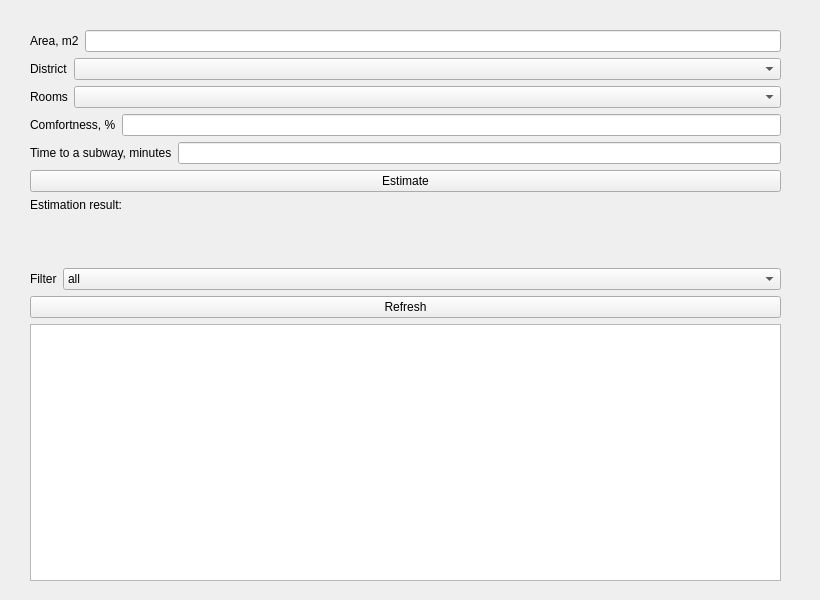
<?xml version="1.0" encoding="UTF-8"?>
<ui version="4.0">
 <class>rentWidget</class>
 <widget class="QWidget" name="rentWidget">
  <property name="geometry">
   <rect>
    <x>0</x>
    <y>0</y>
    <width>820</width>
    <height>600</height>
   </rect>
  </property>
  <property name="sizePolicy">
   <sizepolicy hsizetype="Fixed" vsizetype="Fixed">
    <horstretch>0</horstretch>
    <verstretch>0</verstretch>
   </sizepolicy>
  </property>
  <property name="windowTitle">
   <string>Rent estimator</string>
  </property>
  <widget class="QWidget" name="verticalLayoutWidget">
   <property name="geometry">
    <rect>
     <x>30</x>
     <y>30</y>
     <width>751</width>
     <height>551</height>
    </rect>
   </property>
   <layout class="QVBoxLayout" name="verticalLayout">
    <item>
     <layout class="QHBoxLayout" name="horizontalLayout_2">
      <item>
       <widget class="QLabel" name="label_2">
        <property name="text">
         <string>Area, m2</string>
        </property>
       </widget>
      </item>
      <item>
       <widget class="QLineEdit" name="areaEditBox"/>
      </item>
     </layout>
    </item>
    <item>
     <layout class="QHBoxLayout" name="horizontalLayout_3">
      <item>
       <widget class="QLabel" name="label_3">
        <property name="sizePolicy">
         <sizepolicy hsizetype="Preferred" vsizetype="Preferred">
          <horstretch>0</horstretch>
          <verstretch>0</verstretch>
         </sizepolicy>
        </property>
        <property name="text">
         <string>District</string>
        </property>
       </widget>
      </item>
      <item>
       <widget class="QComboBox" name="districtComboBox">
        <property name="sizePolicy">
         <sizepolicy hsizetype="Expanding" vsizetype="Fixed">
          <horstretch>0</horstretch>
          <verstretch>0</verstretch>
         </sizepolicy>
        </property>
        <property name="currentText">
         <string/>
        </property>
        <property name="currentIndex">
         <number>-1</number>
        </property>
        <item>
         <property name="text">
          <string>Голосіївський</string>
         </property>
        </item>
        <item>
         <property name="text">
          <string>Дарницький</string>
         </property>
        </item>
        <item>
         <property name="text">
          <string>Деснянський</string>
         </property>
        </item>
        <item>
         <property name="text">
          <string>Дніпровський</string>
         </property>
        </item>
        <item>
         <property name="text">
          <string>Оболонський</string>
         </property>
        </item>
        <item>
         <property name="text">
          <string>Печерський</string>
         </property>
        </item>
        <item>
         <property name="text">
          <string>Подільський</string>
         </property>
        </item>
        <item>
         <property name="text">
          <string>Святошинський</string>
         </property>
        </item>
        <item>
         <property name="text">
          <string>Солом'янський</string>
         </property>
        </item>
        <item>
         <property name="text">
          <string>Шевченківський</string>
         </property>
        </item>
       </widget>
      </item>
     </layout>
    </item>
    <item>
     <layout class="QHBoxLayout" name="horizontalLayout_4">
      <item>
       <widget class="QLabel" name="label_4">
        <property name="text">
         <string>Rooms</string>
        </property>
       </widget>
      </item>
      <item>
       <widget class="QComboBox" name="roomComboBox">
        <property name="sizePolicy">
         <sizepolicy hsizetype="Expanding" vsizetype="Fixed">
          <horstretch>0</horstretch>
          <verstretch>0</verstretch>
         </sizepolicy>
        </property>
        <property name="toolTipDuration">
         <number>-1</number>
        </property>
        <property name="currentText">
         <string/>
        </property>
        <property name="currentIndex">
         <number>-1</number>
        </property>
        <item>
         <property name="text">
          <string>1</string>
         </property>
        </item>
        <item>
         <property name="text">
          <string>2</string>
         </property>
        </item>
        <item>
         <property name="text">
          <string>3</string>
         </property>
        </item>
        <item>
         <property name="text">
          <string>4</string>
         </property>
        </item>
        <item>
         <property name="text">
          <string>5</string>
         </property>
        </item>
       </widget>
      </item>
     </layout>
    </item>
    <item>
     <layout class="QHBoxLayout" name="horizontalLayout_5">
      <item>
       <widget class="QLabel" name="label_5">
        <property name="text">
         <string>Comfortness, %</string>
        </property>
       </widget>
      </item>
      <item>
       <widget class="QLineEdit" name="comfortEditBox"/>
      </item>
     </layout>
    </item>
    <item>
     <layout class="QHBoxLayout" name="horizontalLayout_6">
      <item>
       <widget class="QLabel" name="label_6">
        <property name="text">
         <string>Time to a subway, minutes</string>
        </property>
       </widget>
      </item>
      <item>
       <widget class="QLineEdit" name="subwayTimeEditBox"/>
      </item>
     </layout>
    </item>
    <item>
     <layout class="QHBoxLayout" name="horizontalLayout_7">
      <item>
       <widget class="QPushButton" name="estimateButton">
        <property name="text">
         <string>Estimate</string>
        </property>
       </widget>
      </item>
     </layout>
    </item>
    <item>
     <widget class="QLabel" name="estimateResultLabel">
      <property name="text">
       <string>Estimation result:</string>
      </property>
     </widget>
    </item>
    <item>
     <spacer name="horizontalSpacer">
      <property name="orientation">
       <enum>Qt::Horizontal</enum>
      </property>
      <property name="sizeHint" stdset="0">
       <size>
        <width>40</width>
        <height>50</height>
       </size>
      </property>
     </spacer>
    </item>
    <item>
     <layout class="QHBoxLayout" name="horizontalLayout">
      <item>
       <widget class="QLabel" name="label_7">
        <property name="text">
         <string>Filter</string>
        </property>
       </widget>
      </item>
      <item>
       <widget class="QComboBox" name="filterComboBox">
        <property name="sizePolicy">
         <sizepolicy hsizetype="Expanding" vsizetype="Fixed">
          <horstretch>0</horstretch>
          <verstretch>0</verstretch>
         </sizepolicy>
        </property>
        <item>
         <property name="text">
          <string>all</string>
         </property>
        </item>
        <item>
         <property name="text">
          <string>very low</string>
         </property>
        </item>
        <item>
         <property name="text">
          <string>low</string>
         </property>
        </item>
        <item>
         <property name="text">
          <string>below medium</string>
         </property>
        </item>
        <item>
         <property name="text">
          <string>medium</string>
         </property>
        </item>
        <item>
         <property name="text">
          <string>above medium</string>
         </property>
        </item>
        <item>
         <property name="text">
          <string>high</string>
         </property>
        </item>
        <item>
         <property name="text">
          <string>extremely high</string>
         </property>
        </item>
       </widget>
      </item>
     </layout>
    </item>
    <item>
     <widget class="QPushButton" name="filterButton">
      <property name="text">
       <string>Refresh</string>
      </property>
     </widget>
    </item>
    <item>
     <widget class="QTableView" name="flatsTableView"/>
    </item>
   </layout>
  </widget>
 </widget>
 <resources/>
 <connections/>
</ui>
